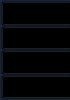
           <widget class="QFrame" name="frame_left_menu">
            <property name="minimumSize">
             <size>
              <width>1</width>
              <height>0</height>
             </size>
            </property>
            <property name="maximumSize">
             <size>
              <width>70</width>
              <height>16777215</height>
             </size>
            </property>
            <property name="styleSheet">
             <string notr="true">background-color: rgba(13, 13, 39,190);
background-color: rgb(28, 47, 72);
color:rgb(255, 255, 255);
font: 75 10pt &quot;Century Schoolbook&quot;;</string>
            </property>
            <property name="frameShape">
             <enum>QFrame::NoFrame</enum>
            </property>
            <property name="frameShadow">
             <enum>QFrame::Raised</enum>
            </property>
            <layout class="QVBoxLayout" name="verticalLayout_3">
             <property name="spacing">
              <number>0</number>
             </property>
             <property name="leftMargin">
              <number>0</number>
             </property>
             <property name="topMargin">
              <number>0</number>
             </property>
             <property name="rightMargin">
              <number>0</number>
             </property>
             <property name="bottomMargin">
              <number>0</number>
             </property>
             <item>
              <widget class="QFrame" name="frame_menus">
               <property name="frameShape">
                <enum>QFrame::StyledPanel</enum>
               </property>
               <property name="frameShadow">
                <enum>QFrame::Raised</enum>
               </property>
               <layout class="QVBoxLayout" name="verticalLayout_6">
                <property name="spacing">
                 <number>0</number>
                </property>
                <property name="leftMargin">
                 <number>0</number>
                </property>
                <property name="topMargin">
                 <number>0</number>
                </property>
                <property name="rightMargin">
                 <number>0</number>
                </property>
                <property name="bottomMargin">
                 <number>0</number>
                </property>
                <item>
                 <widget class="QPushButton" name="account">
                  <property name="minimumSize">
                   <size>
                    <width>200</width>
                    <height>0</height>
                   </size>
                  </property>
                  <property name="maximumSize">
                   <size>
                    <width>200</width>
                    <height>60</height>
                   </size>
                  </property>
                  <property name="styleSheet">
                   <string notr="true">QPushButton

{
background-image: url(C:/Users/Minh Duc/Desktop/Login/UI/cil-user.png);
background-repeat: none;
padding-left: 45px;
background-position: center left;
border-left: 24px solid transparent;
background-color:transparent;
}

QPushButton:hover {
	background-color:rgb(13, 13, 39);
	border-left: 26px solid rgba(255, 255, 255, 190);
}
QPushButton:pressed {	
	background-color:rgb(13, 13, 39);
	border-left: 26px solid rgba(255, 255, 255, 190);
}</string>
                  </property>
                  <property name="text">
                   <string>Account</string>
                  </property>
                 </widget>
                </item>
                <item>
                 <widget class="QPushButton" name="chat">
                  <property name="minimumSize">
                   <size>
                    <width>200</width>
                    <height>0</height>
                   </size>
                  </property>
                  <property name="maximumSize">
                   <size>
                    <width>200</width>
                    <height>60</height>
                   </size>
                  </property>
                  <property name="styleSheet">
                   <string notr="true">QPushButton
{
background-image:url(C:/Users/Minh Duc/Desktop/Login/UI/cil-comment-bubble.png);
background-repeat: none;
padding-left: 45px;
background-position: center left;
border-left: 24px solid transparent;
background-color:transparent;
}

QPushButton:hover {
	background-color:rgb(13, 13, 39);
	border-left: 26px solid rgba(255, 255, 255, 190);
}
QPushButton:pressed {	
	background-color:rgb(13, 13, 39);
	border-left: 26px solid rgba(255, 255, 255, 190);
}</string>
                  </property>
                  <property name="text">
                   <string>Chat</string>
                  </property>
                 </widget>
                </item>
                <item>
                 <widget class="QPushButton" name="file">
                  <property name="minimumSize">
                   <size>
                    <width>200</width>
                    <height>0</height>
                   </size>
                  </property>
                  <property name="maximumSize">
                   <size>
                    <width>200</width>
                    <height>60</height>
                   </size>
                  </property>
                  <property name="layoutDirection">
                   <enum>Qt::LeftToRight</enum>
                  </property>
                  <property name="styleSheet">
                   <string notr="true">QPushButton
{
background-image:url(C:/Users/Minh Duc/Desktop/Login/UI/cil-folder-open.png);
background-repeat: none;
padding-left: 45px;
background-position: center left;
border-left: 24px solid transparent;
background-color:transparent;
}

QPushButton:hover {
	background-color:rgb(13, 13, 39);
	border-left: 26px solid rgba(255, 255, 255, 190);
}
QPushButton:pressed {	
	background-color:rgb(13, 13, 39);
	border-left: 26px solid rgba(255, 255, 255, 190);
}</string>
                  </property>
                  <property name="text">
                   <string>File</string>
                  </property>
                 </widget>
                </item>
                <item>
                 <widget class="QPushButton" name="logout">
                  <property name="minimumSize">
                   <size>
                    <width>200</width>
                    <height>0</height>
                   </size>
                  </property>
                  <property name="maximumSize">
                   <size>
                    <width>200</width>
                    <height>60</height>
                   </size>
                  </property>
                  <property name="styleSheet">
                   <string notr="true">QPushButton
{
background-image:url(C:/Users/Minh Duc/Desktop/Login/UI//cil-power-standby.png);
background-repeat: none;
padding-left: 45px;
background-position: center left;
border-left: 24px solid transparent;
background-color:transparent;
}

QPushButton:hover {
	background-color:rgb(13, 13, 39);
	border-left: 26px solid rgba(255, 255, 255, 190);
}
QPushButton:pressed {	
	background-color:rgb(13, 13, 39);
	border-left: 26px solid rgba(255, 255, 255, 190);
}</string>
                  </property>
                  <property name="text">
                   <string>Log out</string>
                  </property>
                 </widget>
                </item>
               </layout>
              </widget>
             </item>
            </layout>
           </widget>
